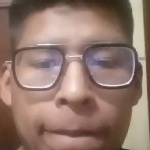
#> input picture Data/jose/rotro_0.jpg, 150 x 150 px, given in place of the camera
$ python capturandoRostros.py
#> lines starting #> are read from the running program, lines starting #| are printed output that depends on the picture
import cv2
import os
import imutils

personName = 'Jose Aldair Rojas Febrero'
dataPath = 'C:/Users/jrjos/OneDrive/Escritorio/Reconocimiento Facial/Data'  # Cambia a la ruta donde hayas almacenado Data
personPath = dataPath + '/' + personName

if not os.path.exists(personPath):
    print('carpeta creada :', personPath)
    os.makedirs(personPath)

cap = cv2.VideoCapture(0, cv2.CAP_DSHOW)

# Clasificadores para rostro frontal y de perfil
faceClassif = cv2.CascadeClassifier(cv2.data.haarcascades + 'haarcascade_frontalface_default.xml')
profileClassif = cv2.CascadeClassifier(cv2.data.haarcascades + 'haarcascade_profileface.xml')
count = 0

while True:
    ret, frame = cap.read()
#> frame is the input picture: shape (150, 150, 3); mean B, G, R 109.5, 120.2, 146.8
    if ret == False: break
    frame = imutils.resize(frame, width=640)
#> frame: shape (640, 640, 3)
    gray = cv2.cvtColor(frame, cv2.COLOR_BGR2GRAY)
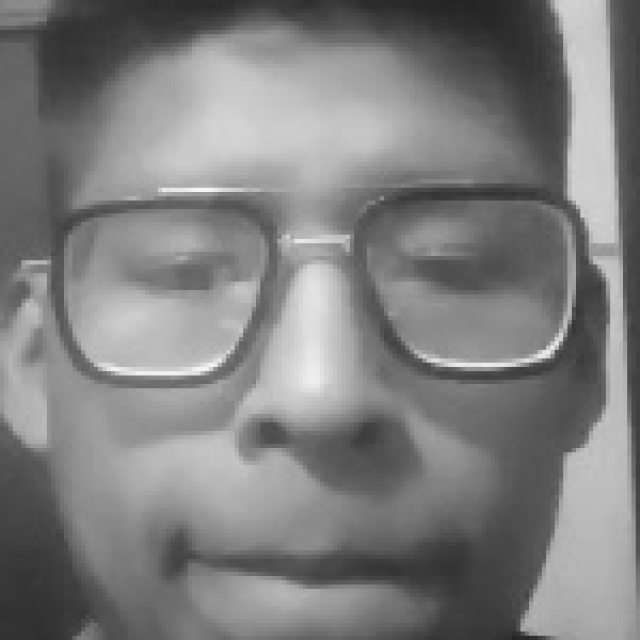
#> gray: shape (640, 640); min 35, max 246, mean 126.9
    auxFrame = frame.copy()

    # Detección de rostro frontal
    faces = faceClassif.detectMultiScale(gray, 1.3, 5)
#> faces = [[36, 27, 559, 559]]

    # Detección de rostro en perfil izquierdo
    profile_left = profileClassif.detectMultiScale(gray, 1.3, 5)
#> profile_left = ()

    # Detección de rostro en perfil derecho (imagen reflejada)
    gray_flipped = cv2.flip(gray, 1)
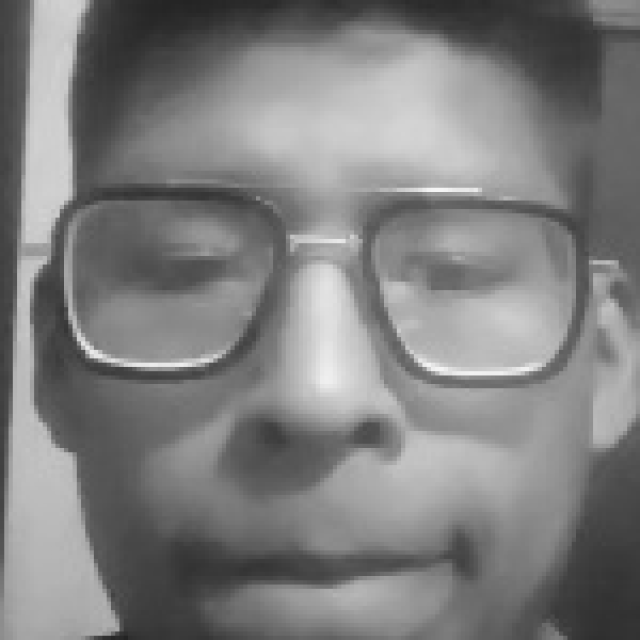
#> gray_flipped: shape (640, 640); min 35, max 246, mean 126.9
    profile_right = profileClassif.detectMultiScale(gray_flipped, 1.3, 5)
#> profile_right = ()

    # Procesar rostros detectados en frontal
    for (x, y, w, h) in faces:
        cv2.rectangle(frame, (x, y), (x + w, y + h), (0, 255, 0), 2)
        rostro = auxFrame[y:y + h, x:x + w]
        rostro = cv2.resize(rostro, (150, 150), interpolation=cv2.INTER_CUBIC)
        cv2.imwrite(personPath + '/rostro_{}.jpg'.format(count), rostro)
        count += 1
#> this loop made 1 pass
#> (x, y, w, h, count) on pass 1: (36, 27, 559, 559, 1)
#> pass 1, `rostro = auxFrame[y:y + h, x:x + w]`:
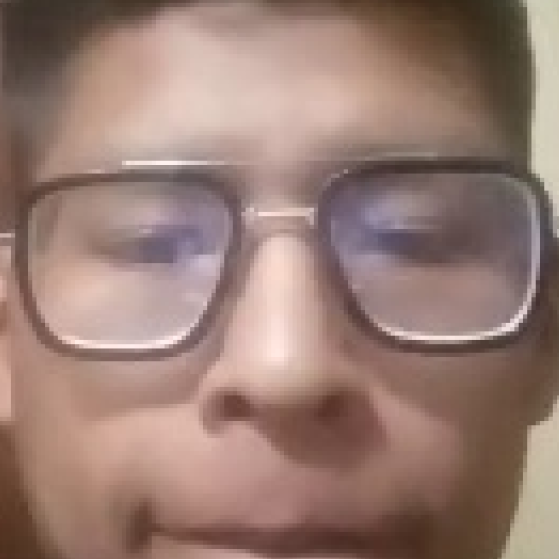
#> rostro: shape (559, 559, 3); mean B, G, R 114.9, 124.4, 152.2
#> after the loop:
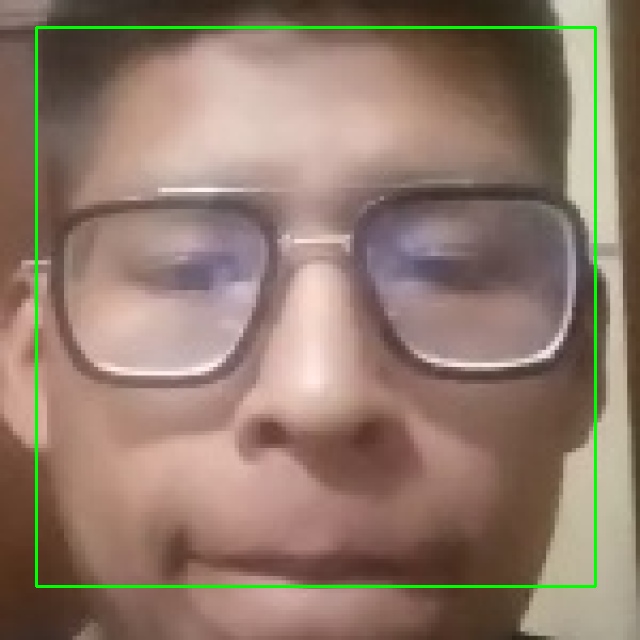
#> frame: shape (640, 640, 3); mean B, G, R 107.8, 122.6, 144.5
#> after the loop, count = 1

    # Procesar rostros detectados en perfil izquierdo
    for (x, y, w, h) in profile_left:
        cv2.rectangle(frame, (x, y), (x + w, y + h), (255, 0, 0), 2)
        rostro = auxFrame[y:y + h, x:x + w]
        rostro = cv2.resize(rostro, (150, 150), interpolation=cv2.INTER_CUBIC)
        cv2.imwrite(personPath + '/rostro_{}.jpg'.format(count), rostro)
        count += 1
#> this loop made 0 passes
#> after the loop, count = 1

    # Procesar rostros detectados en perfil derecho (ajustar coordenadas)
    for (x, y, w, h) in profile_right:
        x = frame.shape[1] - x - w  # Ajusta coordenadas del rostro reflejado
        cv2.rectangle(frame, (x, y), (x + w, y + h), (0, 0, 255), 2)
        rostro = auxFrame[y:y + h, x:x + w]
        rostro = cv2.resize(rostro, (150, 150), interpolation=cv2.INTER_CUBIC)
        cv2.imwrite(personPath + '/rostro_{}.jpg'.format(count), rostro)
        count += 1
#> after the loop, count = 1

    cv2.imshow('frame', frame)

    k = cv2.waitKey(1)
#> (key Esc is pressed here)
    if k == 27 or count >= 400:
        break

cap.release()
cv2.destroyAllWindows()

$ run again, on Data/jose/rotro_100.jpg
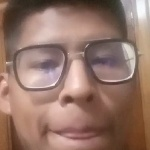
#> input picture Data/jose/rotro_100.jpg, 150 x 150 px, given in place of the camera
#> frame is the input picture: shape (150, 150, 3); mean B, G, R 105.7, 117.7, 149
#> faces = [[38, 21, 559, 559]]
#> profile_left = ()
#> the loop `for (x, y, w, h) in faces:` made 1 pass
#> (x, y, w, h, count) on pass 1: (38, 21, 559, 559, 1)
#> pass 1, `rostro = auxFrame[y:y + h, x:x + w]`:
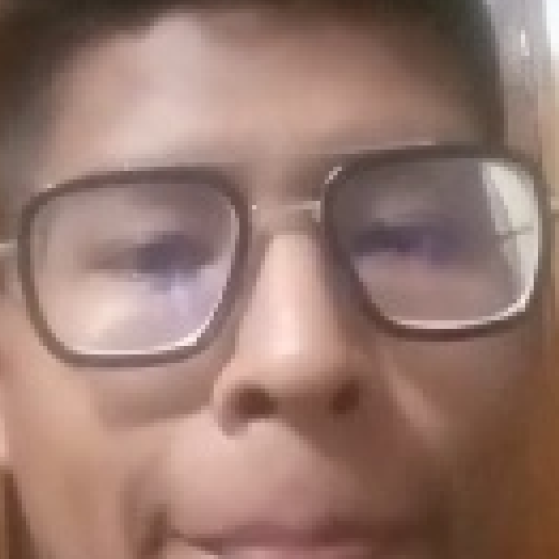
#> rostro: shape (559, 559, 3); mean B, G, R 110.6, 120.5, 151
#> after the loop `for (x, y, w, h) in faces:`:
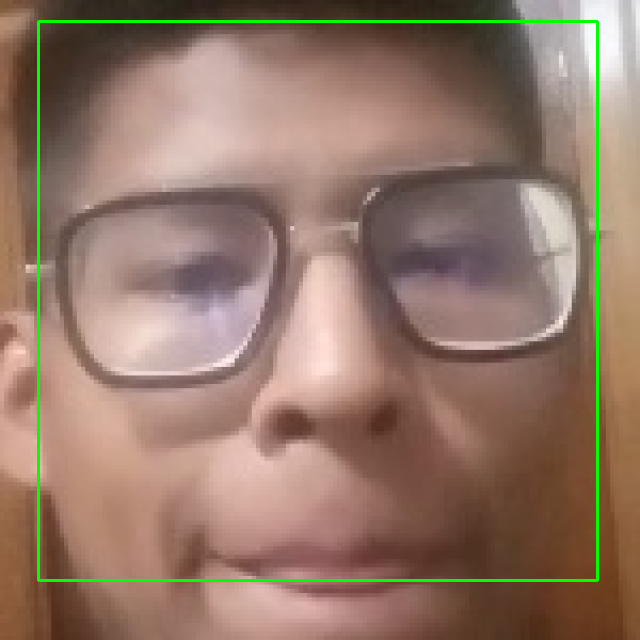
#> frame: shape (640, 640, 3); mean B, G, R 104.3, 120.2, 146.8
#> after the loop `for (x, y, w, h) in faces:`: count = 1
